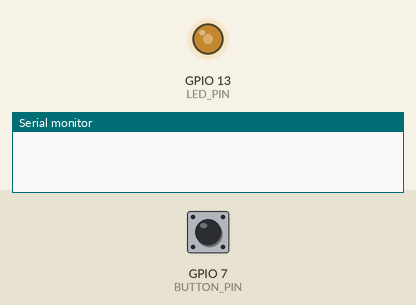
Recording of a sketch running on a simulated ESP32-C3. On the bench: output pins drawn as LEDs (lit = HIGH), the last lines printed to the serial monitor. The inputs (shaded band) are chosen by the test bench; at power-on: GPIO 7 (BUTTON_PIN) HIGH.

Above: at 1.24 s.
1.3 s: GPIO 7 (BUTTON_PIN) pulled LOW for 3.2 s
At 4.95 s:
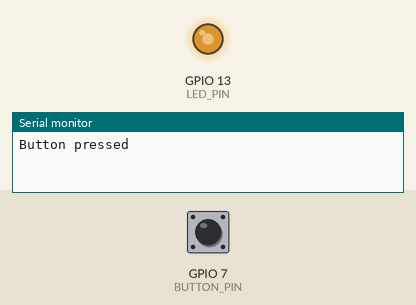
6.6 s: GPIO 7 (BUTTON_PIN) pulled LOW for 0.15 s
At 8.26 s:
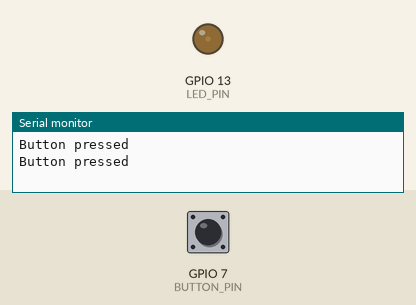
9.6 s: GPIO 7 (BUTTON_PIN) pulled LOW for 1 s
At 11.95 s:
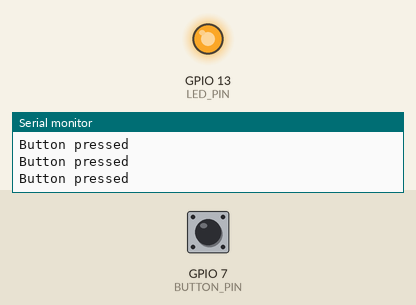
Timing chart, 0 to 19.3 s (numbered marks = the images above; inputs shaded):
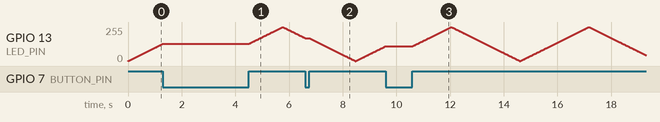

The sketch:

ugly_polling.ino
```cpp
// (licence header left out)
#define BUTTON_PIN 7
#define LED_PIN 13

void setup() {
	Serial.begin(115200);

	pinMode(BUTTON_PIN, INPUT_PULLUP);
	pinMode(LED_PIN, OUTPUT);
}

void loop() {
	if (isButtonPressed()) {
		do_something();
	}

	for (int i = 0; i <= 255; ++i ) {
		if (isButtonPressed()) {
			do_something();
		}

		analogWrite(LED_PIN, i);
		delay(10);
	}
	for (int i = 255; i >= 0; --i ) {
		if (isButtonPressed()) {
			do_something();
		}

		analogWrite(LED_PIN, i);
		delay(10);
	}
}

bool isButtonPressed() {
	bool res = (digitalRead(BUTTON_PIN) == LOW);
	while (digitalRead(BUTTON_PIN) == LOW) {
		delay(10);
	}
	return res;
}

void do_something() {
	Serial.println("Button pressed");
}
```
